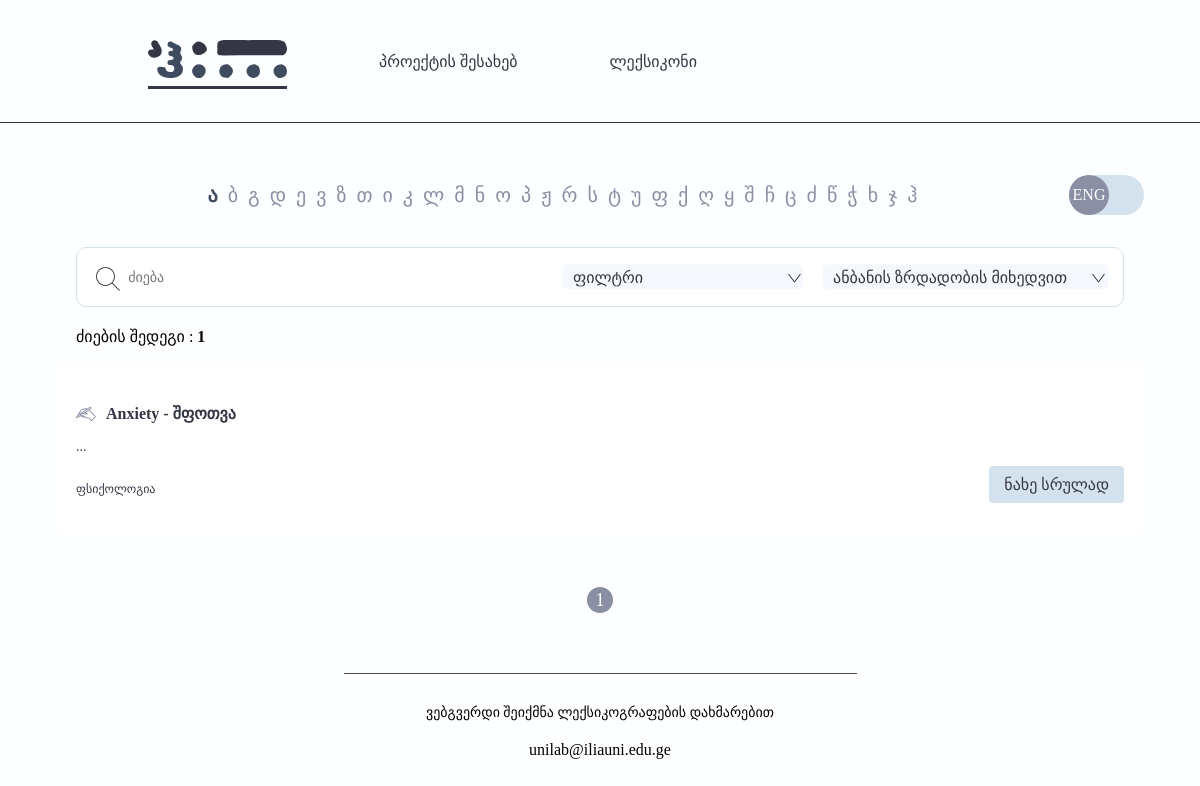
Page /dictionary?filter=2 on the committed database.
### src/models/term.py (models this page shows, shortened)
class Term(db.Model):
    __tablename__ = "terms"
    id = db.Column(db.Integer, primary_key=True)
    description = db.Column(db.String)
    example = db.Column(db.String)
    eng_word = db.Column(db.String)
    geo_word = db.Column(db.String)
    img = db.Column(db.String)
    subject = db.relationship("Subject", secondary="subjects_terms", back_populates="terms")
    parent_word_id = db.Column(db.Integer, db.ForeignKey("terms.id"))
    parent_word_rel = db.relationship("Term", remote_side="Term.id", backref="parent_word")

class Subject(db.Model):
    __tablename__ = "subjects"
    id = db.Column(db.Integer, primary_key=True)
    name = db.Column(db.String)
    course_link = db.Column(db.String)
    internship_link = db.Column(db.String)
    terms = db.relationship("Term", secondary="subjects_terms", back_populates="subject")

### src/views/main/routes.py (the view, shortened to what this page needs)
@main_blueprint.route("/dictionary")
def dictionary():
    terms = Term.query
    subject = request.args.get("filter")
    sort = request.args.get("sort")
    search = request.args.get("search")
    if search:
        terms = terms.filter(or_(Term.eng_word.ilike(search), Term.geo_word==search))
    if subject:
        terms = terms.join(TermToSubject).filter(TermToSubject.subjects_id==subject)
    terms = terms.paginate(per_page=4, max_per_page=100)
    subject_list = Subject.query.all()
    return render_template("main/dictionary.html", terms=terms, subjects=subject_list)

### src/templates/main/dictionary.html (shortened to what this page needs)
{% extends "layouts/base.html" %}
{% block body %}
<main class="container">
    <div class="alphabet-block">
        <div class="alphabet">
            <div class="alphabet-wrapper">
            </div>
        </div>
        <div class="alphabet-button-wrapper">
            <div class="alphabet-bg">
                <div class="alphabet-switcher">
                    <span class="switch-face"></span>
                </div>
            </div>
        </div>
    </div>
    <article class="search-block">
        <div class="searchbar">
            <form action="">
                <div class="select-wrapper" id="dropdown-wrapper">
                    <div class="select" >
                        <select name="filter" id="filter">
                            <option value="none">ფილტრი</option>
                        </select>
                        <div class="custom-arrow">
                        </div>
                    </div>
                    <div class="select">
                        <select name="sort" id="sort">
                            <option value="asc">ანბანის ზრდადობის მიხედვით</option>
                        </select>
                        <div class="custom-arrow last">
                        </div>
                    </div>
                </div>
            </form>
        </div>
    </article>
    <div class="counter-wrapper" style="display: block;">
        <span>ძიების შედეგი : </span><strong><span class="search-result-counter">{{terms.total}}</span></strong>
    </div>
    {% for term in terms %}
    <div class="term-cards-wrapper">
        <div class="term-card">
            <div class="card-header">
                <span class="term-icon">
                    <img src="{{url_for('static', filename='/svg/term-cards/term-icon-1.svg')}}">
                </span>
                <h3 class="term-header-title">
                    <span>{{term.eng_word|safe}} -&nbsp;</span>
                    <span>{{term.geo_word|safe}}</span>
                </h3>
            </div>
            <div class="card-body">
                <p class="term-description">{{term.description [0:100]|safe}} {{'...'}}
                </p>
            </div>
            <div class="card-footer">
                <div class="hashtag-keywords">
                    {% for subject in term.subject %}
                    <a href="{{ url_for('main.dictionary', filter=subject.id)}}">{{ subject.name }}</a>
                    {% endfor %}
                </div>
                <div class="button-wrapper">
                    <a href="{{ url_for('main.dictionary_detailed', id=term.id) }}" class="see-details">ნახე სრულად</a>
                </div>
            </div>
        </div>
    </div>
    {% endfor %}
    <div class="pagination">
        {% for page_num in terms.iter_pages() %}
            {% if page_num %}
                {% if page_num != terms.page %}
                    <a href="{{ url_for('main.dictionary', page=page_num) }}" class="page-number">{{ page_num }}</a>
                {% else %}
                    <span class="page-number active-page">{{ page_num }}</span>
                {% endif %}
            {% endif %}
        {% endfor %}
    </div>
</main>
{% endblock %}

### src/static/css/utilities.css (style rules this page uses)
.container { max-width: 1088px; width: 100%; margin: 0 auto; }

### rows in the picture
Term: eng_word "Anxiety", geo_word "შფოთვა", value "..."
Subject: name "ფსიქოლოგია"

### other values in the picture
{{ "პროექტის შესახებ" }} "პროექტის შესახებ"
{{ "ლექსიკონი" }} "ლექსიკონი"
{{ terms.total }} "1"
{{ page_num }} "1"
